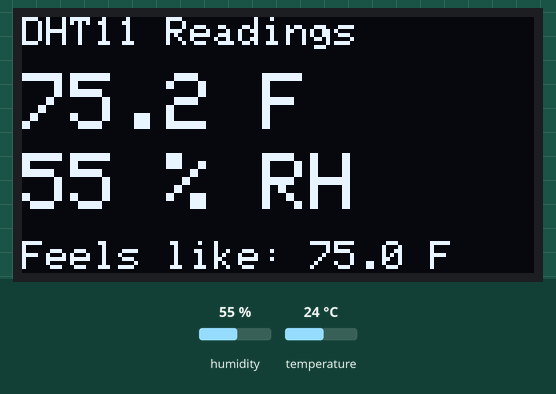
The sketch below on a simulated ESP32. On the bench: 128×64 one-colour display. The inputs (shaded band) are chosen by the test bench; at power-on: humidity 55 %, temperature 24 °C. What the sketch prints to the serial monitor is not drawn.

Above: at 3.6 s.
3.7 s: humidity set to 22 %
At 7.4 s:
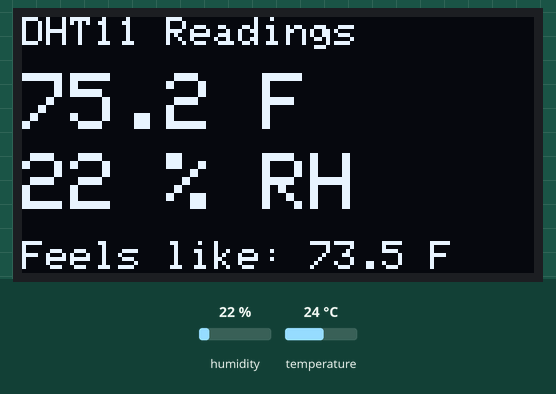
7.9 s: temperature set to 12 °C
At 9.6 s:
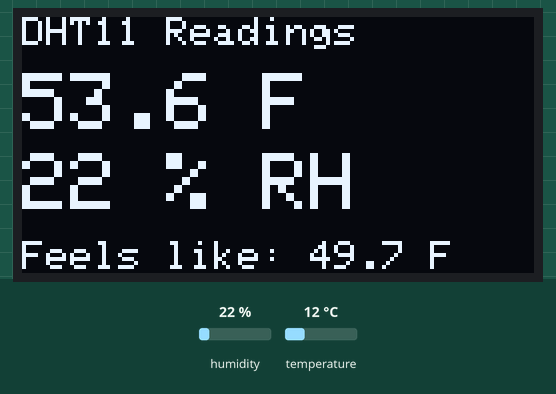
12.1 s: humidity set to 40 %
At 15.4 s:
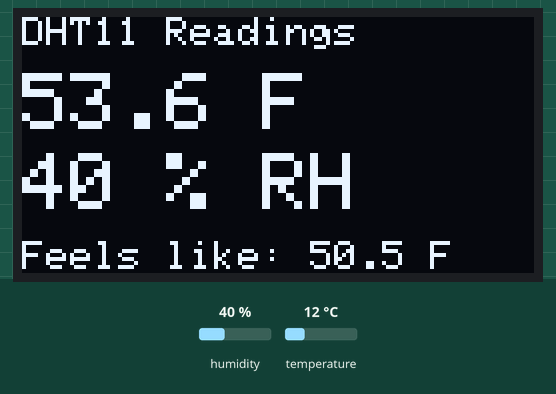
16.5 s: temperature set to 19 °C
At 18.9 s:
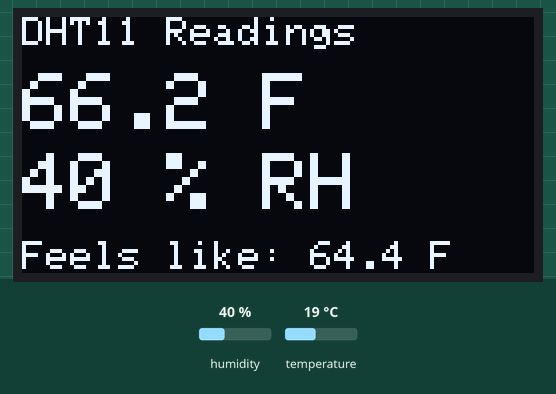
Timing chart, 0 to 20.4 s (numbered marks = the images above; inputs shaded):
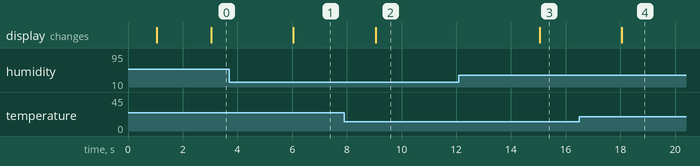

Measured:
- after the input at 3.7 s, the display: changes after 2.4 s (image 1)
- after the input at 7.9 s, the display: changes after 1.1 s (image 2)
- after the input at 12.1 s, the display: changes after 2.9 s (image 3)
- after the input at 16.5 s, the display: changes after 1.5 s (image 4)

The sketch:

screen.ino
```cpp
/*
  DHT11 Temperature & Humidity + OLED Display
  Reads temperature and humidity every 3 seconds, prints them to the
  Serial Monitor, and shows them on a 0.96" SSD1306 OLED (I2C).

  Libraries (Arduino IDE -> Library Manager):
    - "DHT sensor library" by Adafruit
    - "Adafruit SSD1306" by Adafruit
    - "Adafruit GFX Library" by Adafruit

  Wiring:
    DHT11 data -> GPIO 4
    OLED SDA   -> GPIO 21
    OLED SCL   -> GPIO 22
    OLED VCC   -> 3V3
    OLED GND   -> GND

  Serial Monitor: 115200 baud
*/

#include <DHT.h>
#include <Wire.h>
#include <Adafruit_GFX.h>
#include <Adafruit_SSD1306.h>

// ---------- DHT settings ----------
#define DHT_PIN   4        // GPIO (D4) the sensor's data pin is connected to
#define DHT_TYPE  DHT11    // Sensor model

// ---------- OLED settings ----------
#define SCREEN_WIDTH   128   // OLED width in pixels
#define SCREEN_HEIGHT  64    // OLED height in pixels (some 0.91" modules are 32)
#define OLED_RESET     -1    // No reset pin on these modules, so share the ESP32 reset
#define OLED_ADDRESS   0x3C  // Most common I2C address (try 0x3D if the screen stays blank)

// How often to take a reading, in milliseconds.
const unsigned long READ_INTERVAL_MS = 3000;

// Create the sensor and display objects
DHT dht(DHT_PIN, DHT_TYPE);
Adafruit_SSD1306 display(SCREEN_WIDTH, SCREEN_HEIGHT, &Wire, OLED_RESET);

// Timestamp of the last reading
unsigned long lastRead = 0;

void setup() {
  Serial.begin(115200);
  delay(1000);
  dht.begin();

  // Start I2C on the ESP32's default pins (SDA = 21, SCL = 22)
  Wire.begin(21, 22);

  // Start the OLED. If it isn't found, print an error and stop.
  if (!display.begin(SSD1306_SWITCHCAPVCC, OLED_ADDRESS)) {
    Serial.println("OLED not found - check wiring and I2C address.");
    while (true) { delay(100); }
  }

  // Splash message while waiting for the first reading
  display.clearDisplay();
  display.setTextColor(SSD1306_WHITE);
  display.setTextSize(1);
  display.setCursor(0, 0);
  display.println("DHT11 starting...");
  display.display();   // Nothing appears on screen until display() is called

  Serial.println("DHT11 + OLED test starting...");
}

void loop() {
  // ---------- Non-blocking timer ----------
  unsigned long now = millis();
  if (now - lastRead < READ_INTERVAL_MS) {
    return;
  }
  lastRead = now;

  // ---------- Read the sensor ----------
  float humidity = dht.readHumidity();
  float tempC    = dht.readTemperature();
  float tempF    = dht.readTemperature(true);

  // ---------- Error check ----------
  if (isnan(humidity) || isnan(tempC) || isnan(tempF)) {
    Serial.println("Failed to read from DHT11 - check wiring and pin.");

    display.clearDisplay();
    display.setTextSize(1);
    display.setCursor(0, 0);
    display.println("DHT11 read failed!");
    display.println("Check wiring/pin.");
    display.display();
    return;
  }

  float heatIndexF = dht.computeHeatIndex(tempF, humidity);

  // ---------- Print to Serial Monitor ----------
  Serial.print("Humidity: ");
  Serial.print(humidity, 0);
  Serial.print(" %  |  Temp: ");
  Serial.print(tempC, 1);
  Serial.print(" C / ");
  Serial.print(tempF, 1);
  Serial.print(" F  |  Heat index: ");
  Serial.print(heatIndexF, 1);
  Serial.println(" F");

  // ---------- Show on OLED ----------
  display.clearDisplay();          // Wipe the previous frame

  // Title
  display.setTextSize(1);
  display.setCursor(0, 0);
  display.println("DHT11 Readings");

  // Temperature (big text)
  display.setTextSize(2);
  display.setCursor(0, 14);
  display.print(tempF, 1);
  display.print(" F");

  // Humidity (big text)
  display.setCursor(0, 34);
  display.print(humidity, 0);
  display.print(" % RH");

  // Heat index (small text)
  display.setTextSize(1);
  display.setCursor(0, 56);
  display.print("Feels like: ");
  display.print(heatIndexF, 1);
  display.print(" F");

  display.display();               // Push everything to the screen
}
```
